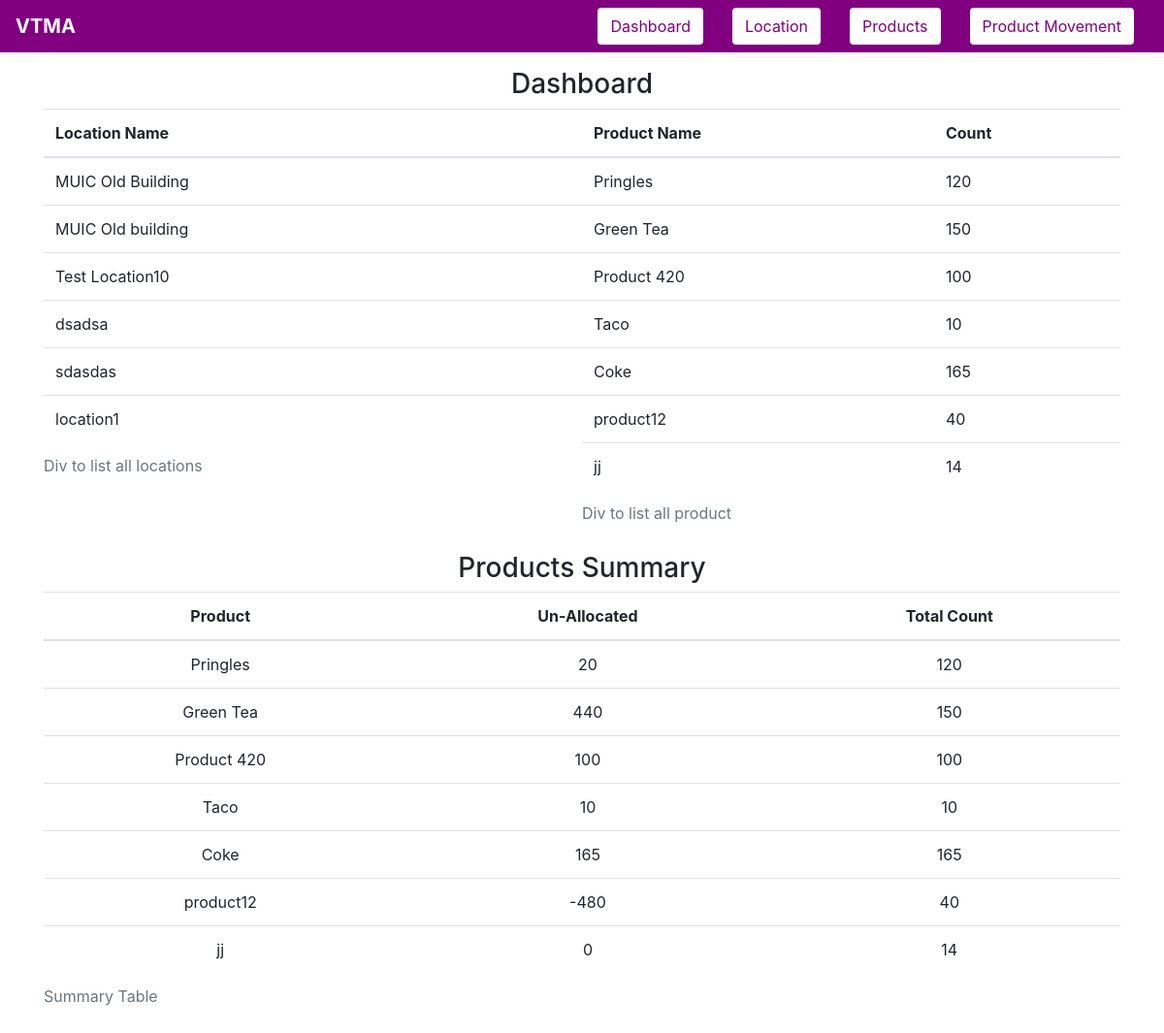
The page / on the database its author committed.
### tables this page shows
CREATE TABLE location(loc_id INTEGER PRIMARY KEY AUTOINCREMENT,
                                 loc_name TEXT UNIQUE NOT NULL);

CREATE TABLE products(prod_id INTEGER PRIMARY KEY AUTOINCREMENT,
                    prod_name TEXT UNIQUE NOT NULL,
                    prod_quantity INTEGER NOT NULL,
                    unallocated_quantity INTEGER);

### app.py (the view)
@app.route("/")
def summary():
    msg = None
    q_data, location_c, products = None, None, None
    db = sqlite3.connect(DATABASE_NAME)
    cursor = db.cursor()
    try:
        cursor.execute(select_from_location)
        location_c = cursor.fetchall()
        cursor.execute(select_from_product)
        products = cursor.fetchall()
        cursor.execute(
            """
        SELECT prod_name, unallocated_quantity, prod_quantity FROM products
        """
        )
        q_data = cursor.fetchall()
    except sqlite3.Error as e:
        msg = f"An error occurred: {e.args[0]}"
    if msg:
        print(msg)
    return render(
        "index.html",
        link=link,
        title="Summary",
        locations=location_c,
        products=products,
        database=q_data,
    )

### templates/index.html
{% extends 'base-template.html' %}
{% block content %}
    <div class="container">
        <h3 style="text-align: center">Dashboard</h3>
        <div style="height: 50%;width: 100%; float: left">
            {% if locations == None or locations|length == 0 %}
            <div style="float: left;width:50%;">
                <h3  class="text center font-weight-light">No Data Available Yet</h3>
            </div>
            {% else %}
            <div style="float:left;width:50%">
                <table class="table">
                <caption>Div to list all locations</caption>
                    <thead>
                        <tr>
                            <th scope="col">Location Name</th>
                        </tr>
                    </thead>
                    <tbody>
                        {% for location in locations %}
                            <tr>
                                <td>{{ location[1] }}</td>
                            </tr>
                        {% endfor %}
                    </tbody>
                </table>
            </div>
        {% endif %}
        {% if products == None or products|length == 0 %}
            <div style="float: right;width: 50%;">
                <h3 class="text center font-weight-light">No Product Data Available Yet</h3>
            </div>
        {% else %}
            <div style="float:right;width:50%;">
                <table class="table">
                <caption>Div to list all product</caption>
                    <thead>
                        <tr>
                            <th scope="col">Product Name</th>
                            <th scope="col">Count</th>
                        </tr>
                    </thead>
                    <tbody>
                        {% for product in products %}
                            <tr>
                                <td>{{ product[1] }}</td>
                                <td>{{ product[2] }}</td>
                            </tr>
                        {% endfor %}
                    </tbody>
                </table>
            </div>
        {% endif %}
        </div>
    </div>
    <div class="container" style="float: contour; text-align: center">
    <h3 style="text-align: center">Products Summary</h3>
        <div class="form-horizontal" title="Summary">
        {% if database == None or database|length == 0 %}
            <h3 class="text-center font-weight-light">Summary not available yet</h3>
        {% else %}
            <div>
                <table class="table">
                <caption>Summary Table</caption>
                    <thead>
                        <tr>
                            <th scope="col">Product</th>
                            <th scope="col">Un-Allocated</th>
                            <th scope="col">Total Count</th>
                        </tr>
                    </thead>
                    <thead>
                        {% for data in database %}
                            <tr>
                                <td>{{ data[0] }}</td>
                                <td>{{ data[1] }}</td>
                                <td>{{ data[2] }}</td>
                            </tr>
                        {% endfor %}
                    </thead>
                </table>
            </div>
        {% endif %}
        </div>
    </div>
{% endblock %}

### templates/base-template.html (style rules this page uses)
.container { padding-top: 70px; }

### rows shown on the page
location: loc_name "MUIC Old Building"
location: loc_name "MUIC Old building"
location: loc_name "Test Location10"
location: loc_name "dsadsa"
location: loc_name "sdasdas"
location: loc_name "location1"
products: prod_name "Pringles", prod_quantity "120", unallocated_quantity "20"
products: prod_name "Green Tea", prod_quantity "150", unallocated_quantity "440"
products: prod_name "Product 420", prod_quantity "100", unallocated_quantity "100"
products: prod_name "Taco", prod_quantity "10", unallocated_quantity "10"
products: prod_name "Coke", prod_quantity "165", unallocated_quantity "165"
products: prod_name "product12", prod_quantity "40", unallocated_quantity "-480"
products: prod_name "jj", prod_quantity "14", unallocated_quantity "0"
